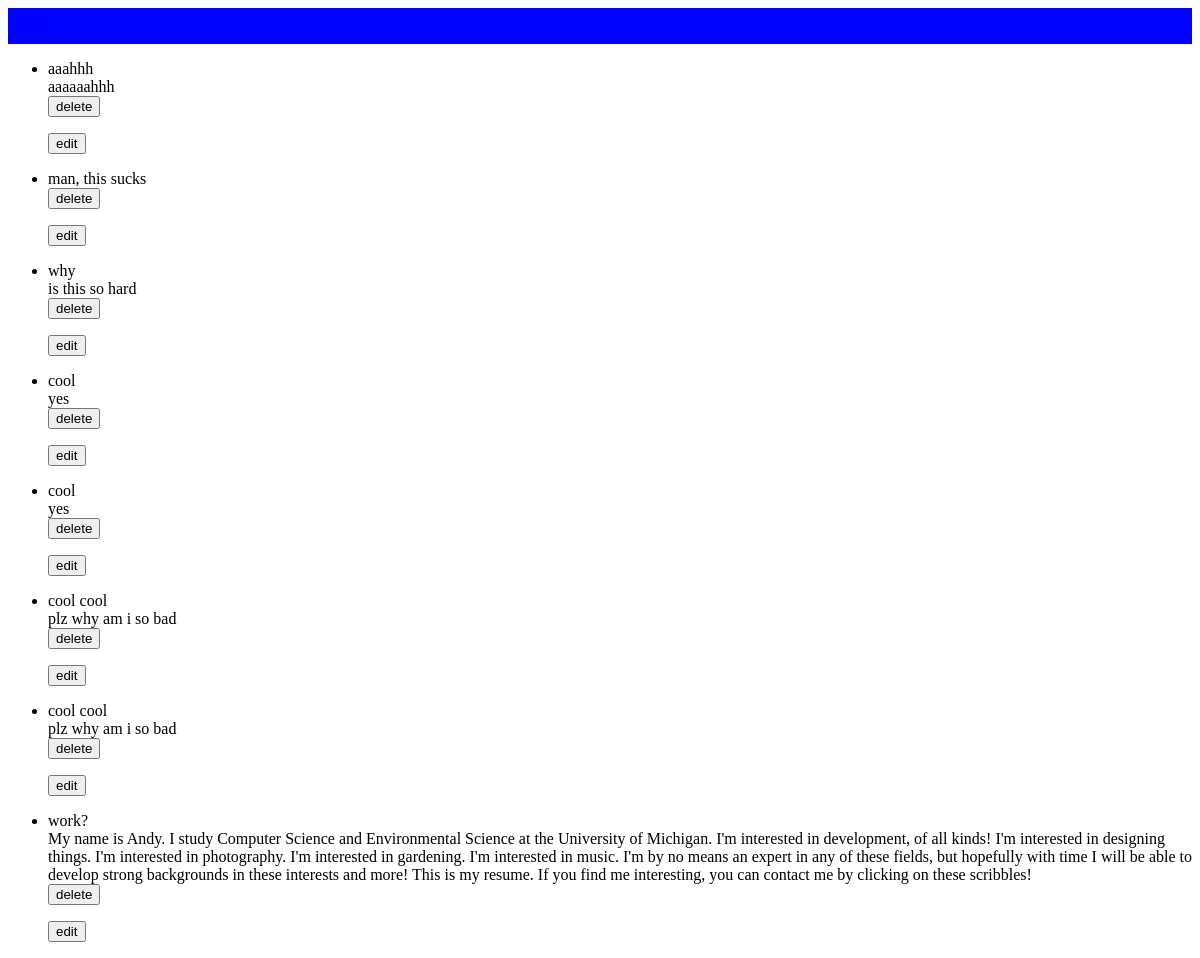
The app's page /captaincheddar/, older data.
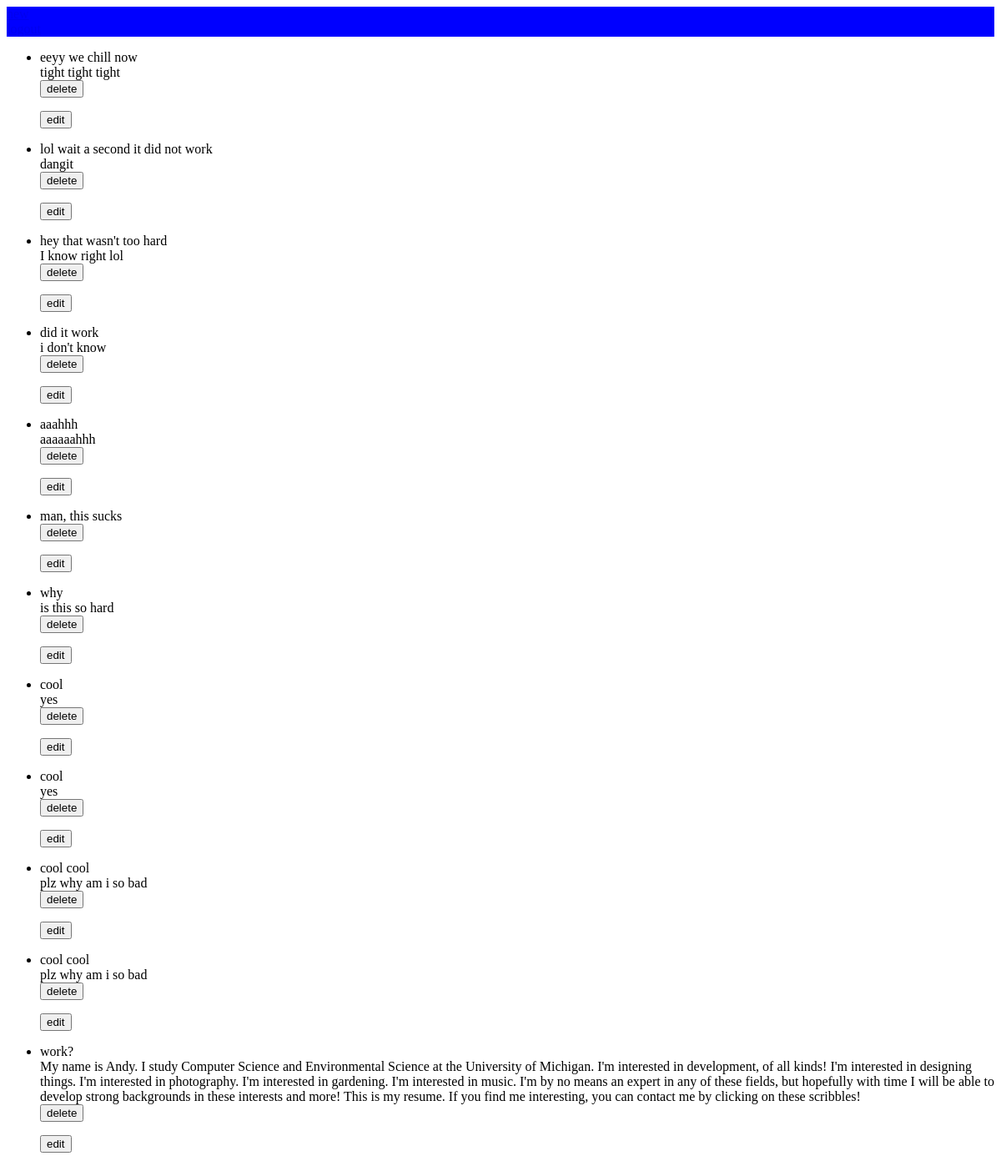
The same page, newer data.
### post/models.py (models this page shows, shortened)
class Post(models.Model):
    author = models.ForeignKey(User)
    text = models.TextField()
    subject = models.CharField(max_length=20)
    date = models.DateField(timezone.now())

### post/views.py (the view)
# urls.py: url(r'^(?P<username>[\w-]+)/$', views.main, name='main'),
def main(request, username):
	u = get_object_or_404(User, username=username)
	p = u.post_set.all().order_by('-id')
	return render(request, 'post/index.html', {'user' : u, 'posts' : p})

### post/templates/post/index.html (shortened to what this page needs)
<head>
	<link rel="stylesheet" type="text/css" href="static/poststyle.css">
</head>
{% if user and posts%}
	<div id = "nav">
		{% if user.is_authenticated %}
			<div id = "new">
				<a href = "{% url 'post:new' user.username %}">new</a>
			</div>
			<div id = "logout">
				<a href = "{% url 'login:done' user.username %}">logout</a>
			</div>
		{% else %}
			<div id = "login">
				<a href = "{% url 'login:index' %}">login</a>
			</div>
		{% endif %}
	</div>
    <ul>
    {% for post in posts %}
	<li>
		<div id = "post">
			<div id = "sub">
				{{ post.subject }}
			</div>
			<div id = "text">
				{{ post.text }}
			</div>
		</div>
		{% if user.is_authenticated %}
			<form action = "{% url 'post:delete' post.id %}" method='POST'>
				<input type="submit" value="delete">
			</form>
			<form action = "{% url 'post:edit' post.id %}" method='POST'>
				<input type="submit" value="edit">
			</form>
		{% endif %}
	</li>
    {% endfor %}
    </ul>
{% else %}
    <p>No User lol made.</p>
{% endif %}

### post/static/poststyle.css (style rules this page uses)
#nav { background-color: blue; }

Row changes from the older to the newer data that the page shows:
added Post: subject "eeyy we chill now", text "tight tight tight"
added Post: subject "lol wait a second it did not work", text "dangit"
added Post: subject "hey that wasn't too hard", text "I know right lol"
added Post: subject "did it work", text "i don't know"
